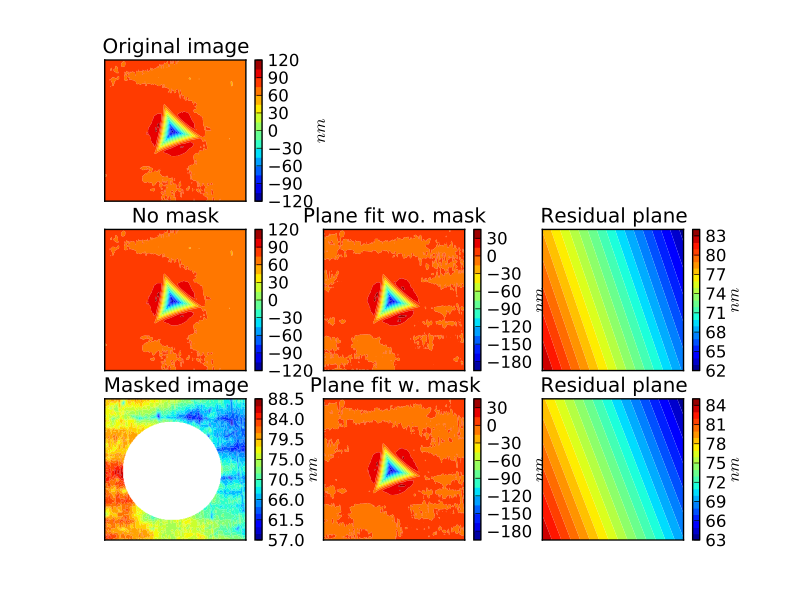

Write Python code to recreate this figure.
from spym.generic import Spm_image, load_from_gsf
import matplotlib.pyplot as plt
import numpy as np

#file_name = 'wg_berk-0deg_n2_6um_000_TR.gsf'
file_name = 'BMG8-zr60cu30al10_375c_10mN_6um_000_TR.sf'
file_name = 'BMG6-Zr60Cu30Al10-asQ_003_TR.gsf'
image =load_from_gsf(file_name)
image.change_xy_unit('um')
image.change_z_unit('nm')
image = image.crop(5,5,5,5) # Removing bad pixels on the perimeter of the image
image.center_min()
X, Y, Z = image.get_xyz()
levels = 20
xlabel, ylabel, zlabel = image.get_labels()
# Let's try it with no mask
image2, residual2 = image.plane_fit()
X2, Y2, Z2 = image2.get_xyz()
Xr2, Yr2, Zr2 = residual2.get_xyz()
# Here we want to remove a circle around the indent
r = 2 # Radius of the circle in um
R2 = X**2 + Y**2
mask = np.where(R2 > r**2, Z, np.nan )
image3, residual3 = image.plane_fit(mask = mask)
X3, Y3, Z3 = image3.get_xyz()
Xr3, Yr3, Zr3 = residual3.get_xyz()
fig = plt.figure()
plt.clf()


# Original image
ax = fig.add_subplot(331)
ax.set_aspect('equal')
grad = plt.contourf(X, Y, Z, levels)
cbar = plt.colorbar(grad)
plt.xticks([])
plt.yticks([])
cbar.set_label(zlabel)
plt.title('Original image')
# Plane fit without mask
ax = fig.add_subplot(334)
ax.set_aspect('equal')
grad = plt.contourf(X, Y, Z, levels)
cbar = plt.colorbar(grad)
plt.xticks([])
plt.yticks([])
plt.title('No mask')
ax = fig.add_subplot(335)
ax.set_aspect('equal')
grad = plt.contourf(X2, Y2, Z2, levels)
cbar = plt.colorbar(grad)
plt.xticks([])
plt.yticks([])
plt.title('Plane fit wo. mask')
cbar.set_label(zlabel)
ax = fig.add_subplot(336)
ax.set_aspect('equal')
grad = plt.contourf(Xr2, Yr2, Zr2, levels)
cbar = plt.colorbar(grad)
plt.xticks([])
plt.yticks([])
cbar.set_label(zlabel)
plt.title('Residual plane')
cbar.set_label(zlabel)
# Plane fit with mask
ax = fig.add_subplot(337)
ax.set_aspect('equal')
grad = plt.contourf(X, Y, mask, levels)
cbar = plt.colorbar(grad)
plt.xticks([])
plt.yticks([])
plt.title('Masked image')
cbar.set_label(zlabel)
ax = fig.add_subplot(338)
ax.set_aspect('equal')
grad = plt.contourf(X3, Y3, Z3, levels)
plt.xticks([])
plt.yticks([])
cbar = plt.colorbar(grad)
cbar.set_label(zlabel)
plt.title('Plane fit w. mask')
cbar.set_label(zlabel)
ax = fig.add_subplot(339)
ax.set_aspect('equal')
grad = plt.contourf(Xr3, Yr3, Zr3, levels)
cbar = plt.colorbar(grad)
plt.xticks([])
plt.yticks([])
cbar.set_label(zlabel)
plt.title('Residual plane')
cbar.set_label(zlabel)
plt.show()
